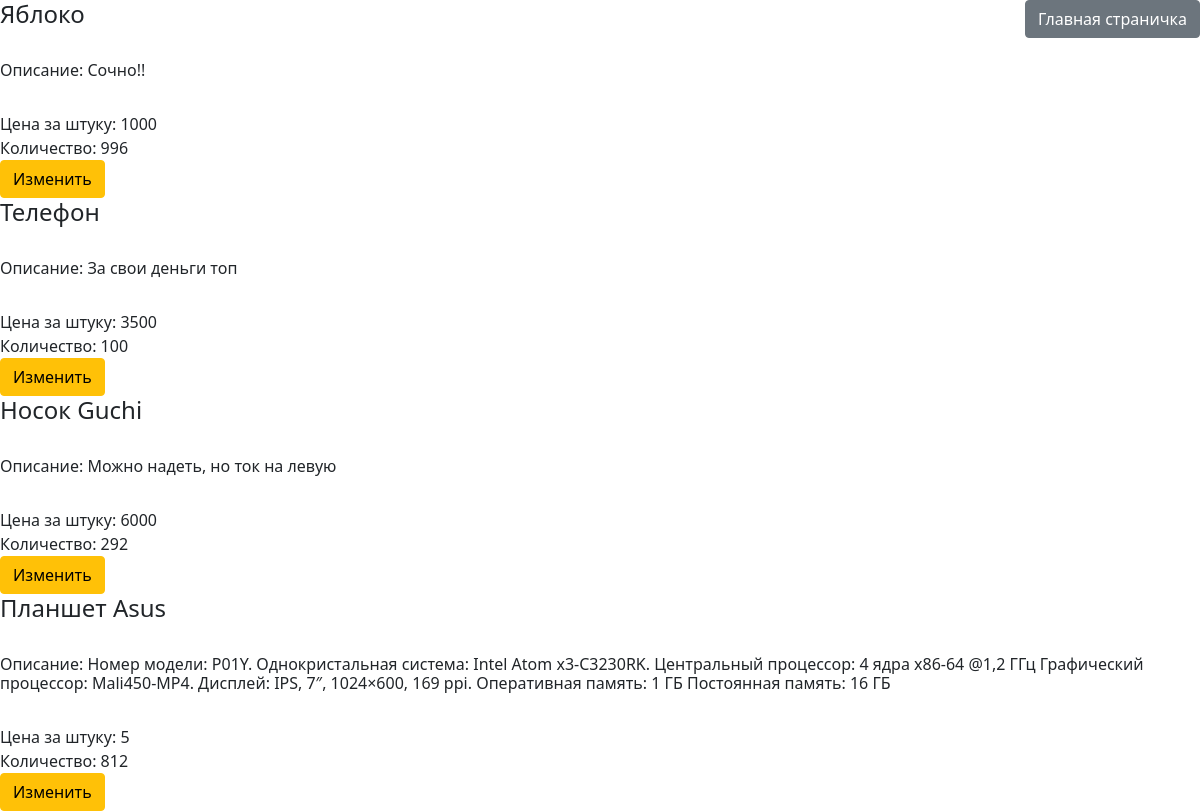
Page /product/ (signed in) on the earlier database version.
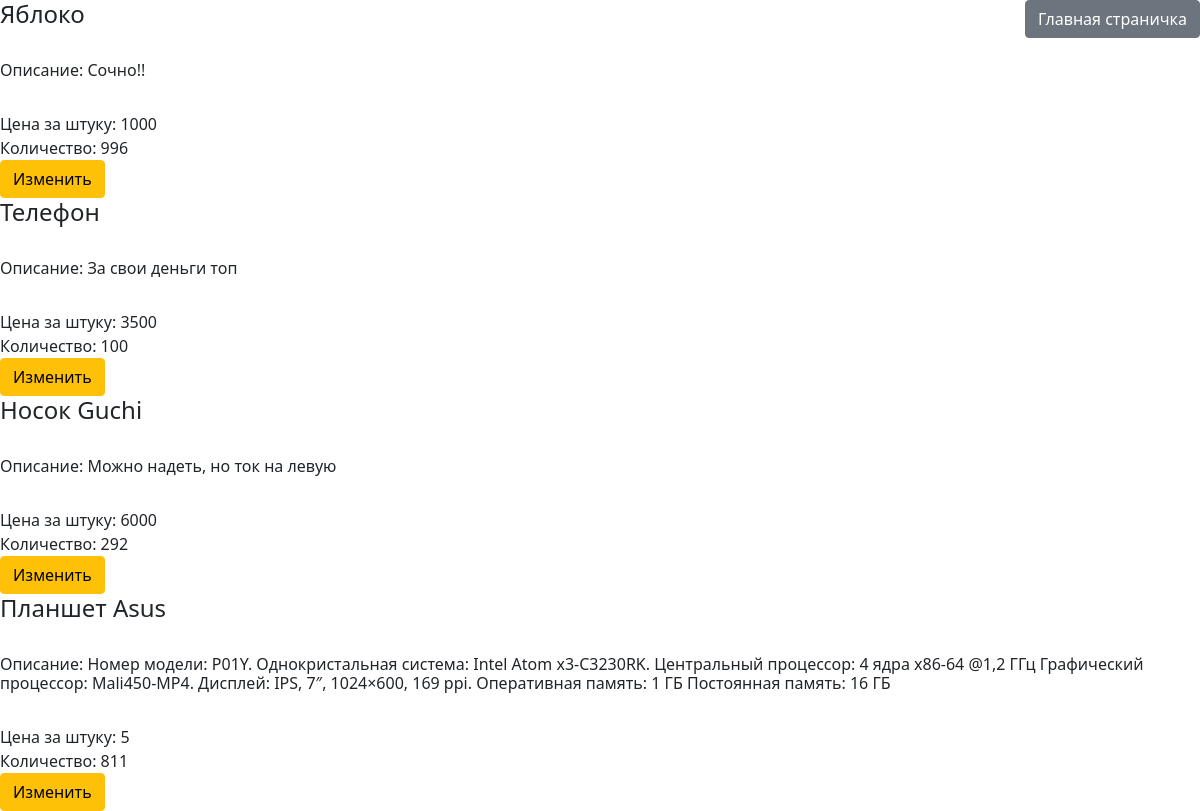
Same page on the later database version.
### myshop/models.py (models this page shows)
class Product(models.Model):
	name = models.CharField(max_length=50)
	photo = models.ImageField(null=True)
	description = models.TextField()
	price = models.PositiveIntegerField()
	quantity = models.PositiveSmallIntegerField()
	def __str__(self):
		return self.name

### myshop/views.py (the view)
# urls.py: path('product/', ProductListView.as_view(), name='product_list'),
class ProductListView(PermissionRequiredMixin, ListView):
	permission_required = 'is_superuser'
	model = Product
	template_name = 'product_list.html'
	ordering = '-id'

### templates/product_list.html (shortened to what this page needs)
{% extends 'base.html' %}
{% block content %}
	{% for product in object_list %}
		<div>
			<h4>{{ product }}</h4><br>
			<h6>Описание: {{ product.description }}</h6><br>
			<span>Цена за штуку: {{ product.price }}</span><br>
			<span>Количество: {{ product.quantity }}</span><br>
			<a class="btn btn-warning" href="{% url 'product_update' product.id %}">Изменить</a>
		</div>
	{% endfor %}
{% endblock %}

Differences in the rows shown:
changed Product "Планшет Asus": quantity "812" → "811"
